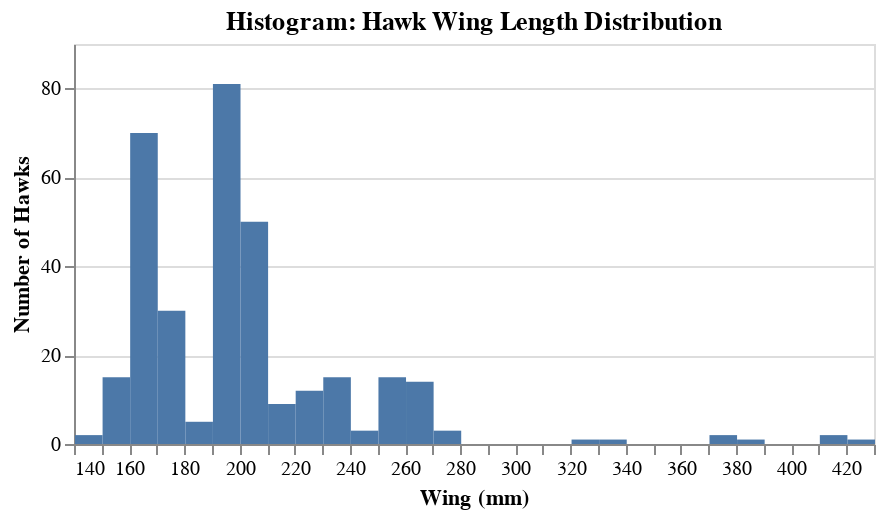

This figure's notebook cell:
### Markdown cell above
---

<div style="background-color: #d2e6f8ff; border-left:6px solid #9dcffaff; padding:15px; margin:15px 0;">

<h2>VIZ TASK: Hawk Wing Length Distribution</h2>

<h4>Chart Specifications:</h4>
<ul>
  <li><b>Mark:</b> <code>bar</code></li>
  <li><b>X channel:</b> <code>wing:Q</code>, maximum bins should be 30, title = "Wing (mm)".</li>
  <li><b>Y channel:</b> <code>count()</code>, title = "Number of Hawks".</li>
</ul>

<h4>Styling Specifications:</h4>
<ul>
  <li><b>Chart Properties:</b> Width = 400px, Height = 200px.</li>
  <li><b>Mark Styling:</b> binSpacing = 0</li>
  <li><b>Title:</b> <i>"Histogram: Hawk Wing Length Distribution"</i>.</li>
</ul>

</div>


_Points:_ 16

### Code cell
hawk_histogram = 

# show the chart
hawk_histogram

### Figure 1 — Vega-Lite specification as saved in the notebook (floating-point values rounded to 4 significant figures; data arrays with more than 128 entries replaced by an {"elided": "..."} marker saying what was removed)
{"config": {"view": {"continuousWidth": 300, "continuousHeight": 300}}, "data": {"name": "data-0bb60125521e568eb82fcf1f30ad4b33"}, "mark": {"type": "bar", "binSpacing": 0}, "encoding": {"x": {"bin": {"maxbins": 30}, "field": "wing", "title": "Wing (mm)", "type": "quantitative"}, "y": {"aggregate": "count", "title": "Number of Hawks", "type": "quantitative"}}, "height": 200, "title": "Histogram: Hawk Wing Length Distribution", "width": 400, "$schema": "https://vega.github.io/schema/vega-lite/v5.20.1.json", "datasets": {"data-0bb60125521e568eb82fcf1f30ad4b33": {"elided": "332 records"}}}
